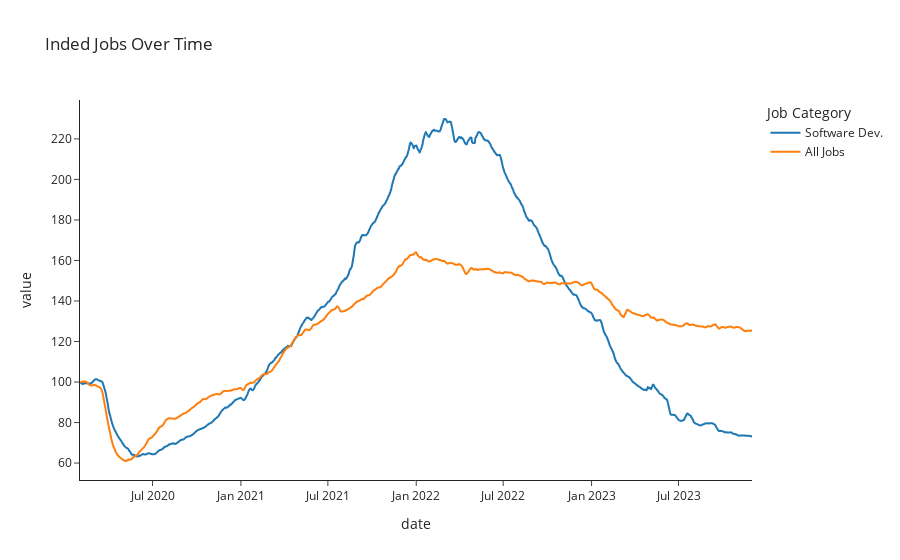

The notebook cell this image was saved under:
### Code cell
px.line(joined_df, x="date", y="value", title="Inded Jobs Over Time", color="Job Category", template="simple_white")

### Figure 1 — Plotly figure (JSON) as saved in the notebook; plotly's stock layout.template omitted (floating-point values rounded to 4 significant figures; data arrays with more than 128 entries replaced by an {"elided": "..."} marker saying what was removed)
{"data": [{"hovertemplate": "Job Category=Software Dev.<br>date=%{x}<br>value=%{y}<extra></extra>", "legendgroup": "Software Dev.", "line": {"color": "#1F77B4", "dash": "solid"}, "marker": {"symbol": "circle"}, "mode": "lines", "name": "Software Dev.", "showlegend": true, "type": "scattergl", "x": {"elided": "1400 str values"}, "xaxis": "x", "y": {"elided": "1400 float values"}, "yaxis": "y"}, {"hovertemplate": "Job Category=All Jobs<br>date=%{x}<br>value=%{y}<extra></extra>", "legendgroup": "All Jobs", "line": {"color": "#FF7F0E", "dash": "solid"}, "marker": {"symbol": "circle"}, "mode": "lines", "name": "All Jobs", "showlegend": true, "type": "scattergl", "x": {"elided": "1400 str values"}, "xaxis": "x", "y": {"elided": "1400 float values"}, "yaxis": "y"}], "layout": {"legend": {"title": {"text": "Job Category"}, "tracegroupgap": 0}, "title": {"text": "Inded Jobs Over Time"}, "xaxis": {"anchor": "y", "domain": [0, 1], "title": {"text": "date"}}, "yaxis": {"anchor": "x", "domain": [0, 1], "title": {"text": "value"}}}}
